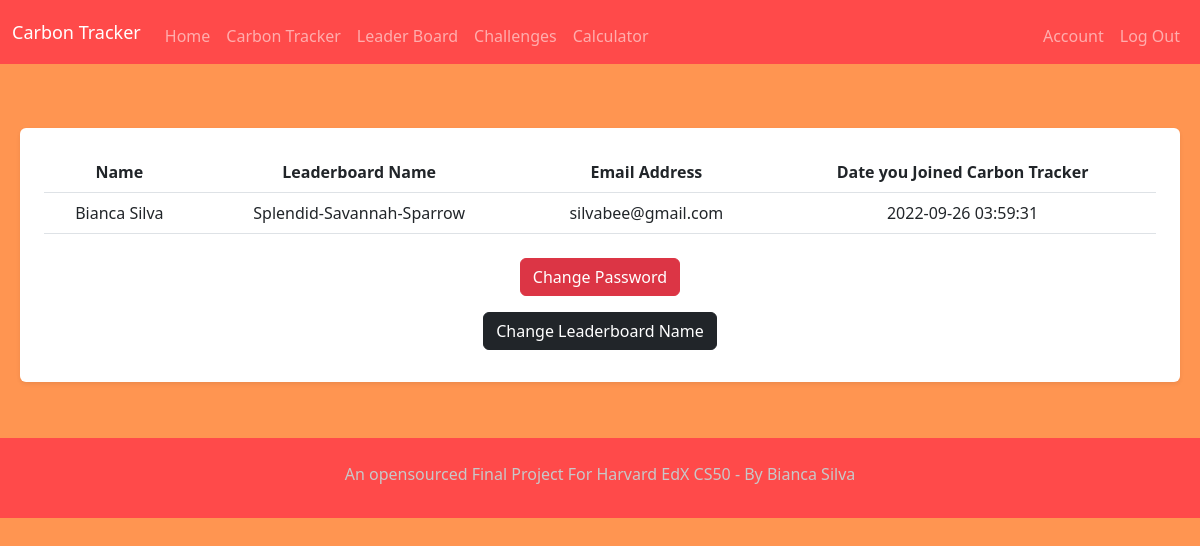
Before: /account (signed in) with the older database file.
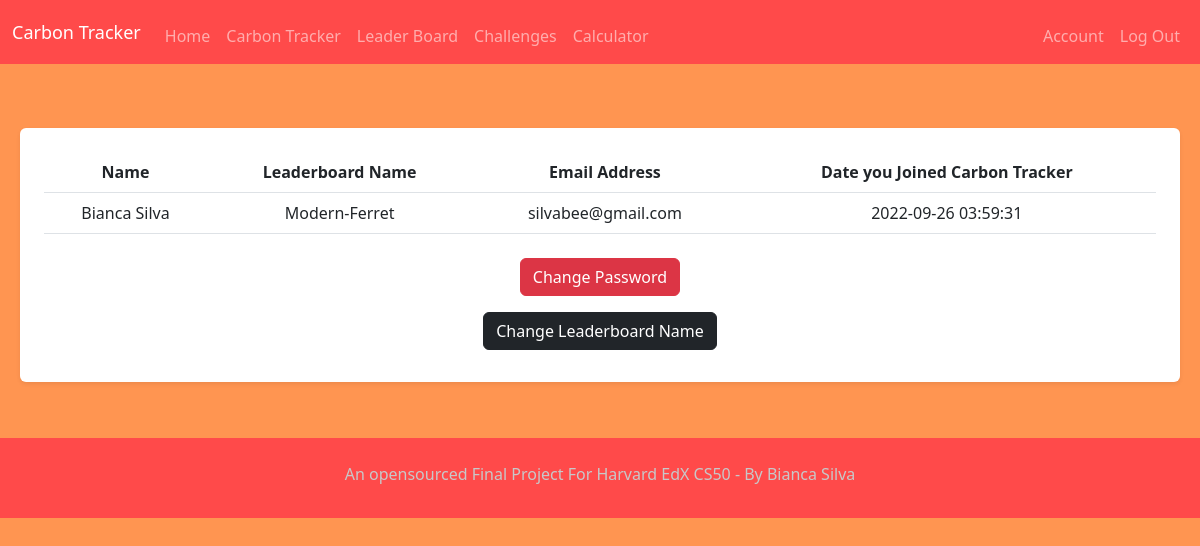
After: the same page with the newer database file.
### tables this page shows
CREATE TABLE users (id INTEGER PRIMARY KEY AUTOINCREMENT NOT NULL, name TEXT NOT NULL, email TEXT NOT NULL, leaderboardname TEXT NOT NULL, hash TEXT NOT NULL, datejoined DATETIME DEFAULT CURRENT_TIMESTAMP);

### app.py (the view)
@app.route("/account", methods=["GET", "POST"])
@login_required
def account():
  get_user_info = db.execute("SELECT name, leaderboardname, email, datejoined FROM users WHERE id=?", session.get("user_id"))
  print("User's info: ", get_user_info)
  for info in get_user_info:
    name = info['name']
    leaderboardname = info['leaderboardname']
    emailaddy = info['email']
    datejoined = info['datejoined']
  if request.method == "POST":
    print("We're in post")
    return render_template("/changepassword.html")
  else:
    print("We're in get")
  return render_template("/account.html", name=name, leaderboardname=leaderboardname, emailaddy=emailaddy, datejoined=datejoined)

### app.py (called while the page is built)
@app.after_request
def after_request(response):
  response.headers["Cache-control"] = "no-cache, no-store, must-revalidate"
  response.headers["Expires"] = 0
  response.headers["Pragma"] = "no-cache"
  return response

### helpers.py (called while the page is built)
def login_required(f):
    @wraps(f)
    def decorated_function(*args, **kwargs):
      if session.get("user_id") is None:
        return redirect("/login")
      return f(*args, **kwargs)
    return decorated_function

### templates/account.html (shortened to what this page needs)
{% extends "layout.html" %}
{% block main %}
<form action="/account" method="get">
  <div class="container-fluid mt-2 p-2">
    <div class="card float-right p-2 border-0 shadow-sm rounded">
      <div class="card-body">
          <table class="table">
            <thead class="thead-dark">
              <tr>
                <th class="mt-3 mb-2">Name</th>
                <th>Leaderboard Name</th>
                <th>Email Address</th>
                <th>Date you Joined Carbon Tracker</th>
              </tr>
            </thead>
            <tbody>
              <tr>
                  <td>
                    {{name}}
                  </td>
                  <td>
                    {{leaderboardname}}
                  </td>
                  <td>
                    {{emailaddy}}
                  </td>
                  <td>
                    {{datejoined}}
                  </td>
                </tr>
            </tbody>
          </table>
          </form>
            <form action="/account" method="post" class="float-right">
            <button action="/changepassword" method="post" type="submit" id="password" name="password" class="btn btn-danger btn-xs float-right m-2">Change Password</button>
          </form>
            <form action="/changename" method="post" class="float-right">
            <button action="/changename" method="post" type="submit" id="name" name="name" class="btn btn-dark btn-xs float-right m-2">Change Leaderboard Name</button>
          </form>
      {% endblock %}

### templates/layout.html (shortened to what this page needs)
<!DOCTYPE html>
<html lang="en">
<head>
</head>
    <link href="https://cdn.jsdelivr.net/npm/bootstrap@5.2.1/dist/css/bootstrap.min.css" rel="stylesheet">
   <link href="/static/styles.css" rel="stylesheet">
</head>
<body>
  <nav class="bg-dark border navbar navbar-expand-md navbar-dark border-0">
    <div class="container-fluid">
        <a class="navbar-brand" href="/">Carbon Tracker</a>
        <div class="collapse navbar-collapse" id="navbar">
            {% if session["user_id"] %}
                <ul class="navbar-nav me-auto mt-2">
                    <li class="nav-item"><a class="nav-link" href="/homeuser">Home</a></li>
                    <li class="nav-item"><a class="nav-link" href="/tracker">Carbon Tracker</a></li>
                    <li class="nav-item"><a class="nav-link" href="/leaderboard">Leader Board</a></li>
                    <li class="nav-item"><a class="nav-link" href="/challenges">Challenges</a></li>
                    <li class="nav-item"><a class="nav-link" href="/calculator">Calculator</a></li>
                </ul>
                <ul class="navbar-nav ms-auto mt-2">
                  <li class="nav-item"><a class="nav-link" href="/account">Account</a></li>
                    <li class="nav-item"><a class="nav-link" href="/logout">Log Out</a></li>
                </ul>
            {% endif %}
        </div>
    </div>
</nav>
<main class="container-fluid py-5 text-center orange">
    {% block main %}{% endblock %}
</main>
<footer class="bg-dark border navbar-dark navbar-fixed-bottom p-3 border-0">
    <p class="text-center mt-2" id="credit">An opensourced Final Project For Harvard EdX CS50 - By Bianca Silva</p>
</footer>
</body>
</html>
</body>
</html>

### static/styles.css (style rules this page uses)
a { color: #212529; }
body { background-color: #FF9551; }
nav .navbar-brand { font-size: large; }
.orange { background-color: #FF9551; }
#credit { color: #C8C8C9; }
.navbar-dark { background-color: #FF4A4A !important; }

Changed rows visible on the page:
changed users "Bianca Silva": leaderboardname "Splendid-Savannah-Sparrow" → "Modern-Ferret"
